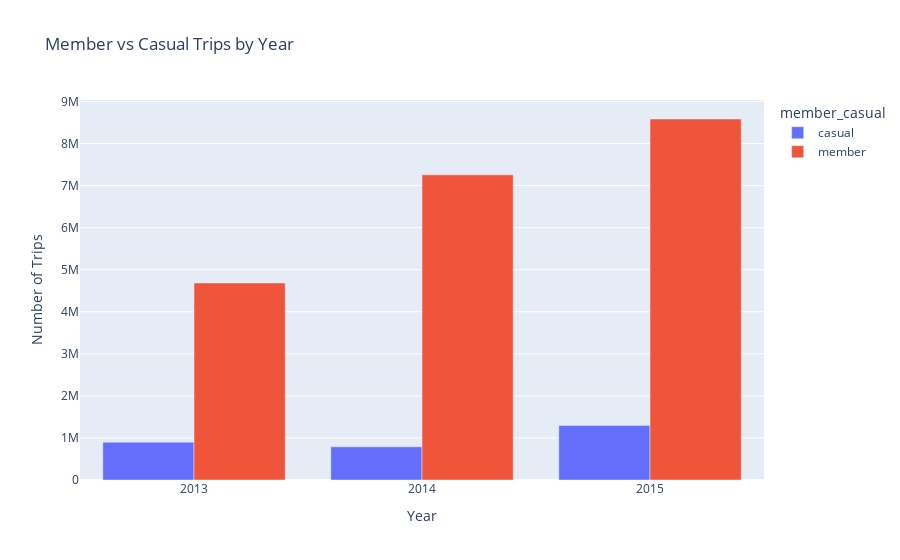

Notebook cell for this chart:
### Markdown cell above
## 6. Member vs Casual Analysis

### Code cell
# Member vs casual by year
member_year = con.execute(f'''
    SELECT 
        YEAR(started_at) as year,
        member_casual,
        COUNT(*) as trips,
        ROUND(AVG(duration_sec)/60, 1) as avg_duration_min
    FROM "{PARQUET_PATH}"
    GROUP BY 1, 2
    ORDER BY 1, 2
''').fetchdf()

fig = px.bar(member_year, x='year', y='trips', color='member_casual',
             barmode='group',
             title='Member vs Casual Trips by Year',
             labels={'trips': 'Number of Trips', 'year': 'Year'})
fig.show()

### Figure 1 — Plotly figure (JSON) as saved in the notebook; plotly's stock layout.template omitted (floating-point values rounded to 4 significant figures)
{"data": [{"alignmentgroup": "True", "hovertemplate": "member_casual=casual<br>Year=%{x}<br>Number of Trips=%{y}<extra></extra>", "legendgroup": "casual", "marker": {"color": "#636efa", "pattern": {"shape": ""}}, "name": "casual", "offsetgroup": "casual", "orientation": "v", "showlegend": true, "textposition": "auto", "type": "bar", "x": [2013, 2014, 2015], "xaxis": "x", "y": [900045, 787723, 1297526], "yaxis": "y"}, {"alignmentgroup": "True", "hovertemplate": "member_casual=member<br>Year=%{x}<br>Number of Trips=%{y}<extra></extra>", "legendgroup": "member", "marker": {"color": "#EF553B", "pattern": {"shape": ""}}, "name": "member", "offsetgroup": "member", "orientation": "v", "showlegend": true, "textposition": "auto", "type": "bar", "x": [2013, 2014, 2015], "xaxis": "x", "y": [4684093, 7254774, 8582626], "yaxis": "y"}], "layout": {"barmode": "group", "legend": {"title": {"text": "member_casual"}, "tracegroupgap": 0}, "title": {"text": "Member vs Casual Trips by Year"}, "xaxis": {"anchor": "y", "domain": [0, 1], "title": {"text": "Year"}}, "yaxis": {"anchor": "x", "domain": [0, 1], "title": {"text": "Number of Trips"}}}}
